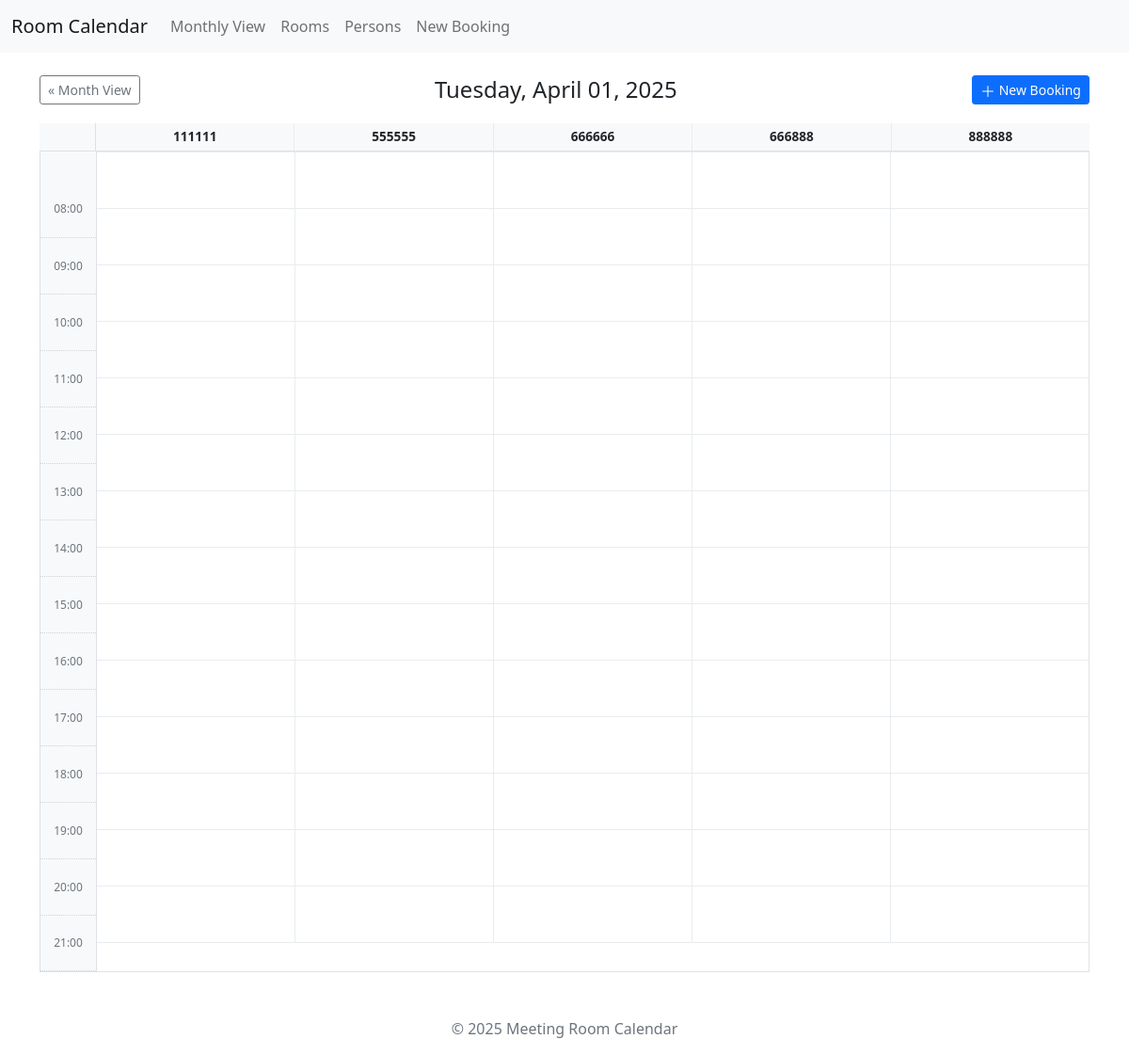
/day/2025/4/1, run on the app's committed database.
### models.py (models this page shows, shortened)
class Room(db.Model):
    id = db.Column(db.Integer, primary_key=True)
    name = db.Column(db.String(80), unique=True, nullable=False)
    bookings = db.relationship('Booking', backref='room', lazy=True, cascade="all, delete-orphan")

### app.py (the view)
@app.route('/day/<int:year>/<int:month>/<int:day>')
def day_view(year, month, day):
    try:
        current_date = date(year, month, day)
    except ValueError:
        flash("Invalid date requested.", "warning")
        return redirect(url_for('month_view'))
    rooms = Room.query.order_by(Room.name).all()
    view_day_start_dt = datetime.combine(current_date, time.min)
    view_day_end_dt = datetime.combine(current_date + timedelta(days=1), time.min)
    bookings_today = Booking.query.filter(
        Booking.start_time < view_day_end_dt,
        Booking.end_time > view_day_start_dt
    ).order_by(Booking.start_time).all()
    bookings_by_room_display = {room.id: [] for room in rooms}
    for booking in bookings_today:
        if booking.room_id in bookings_by_room_display:
             display_params = calculate_display_params(booking, current_date, VIEW_START_HOUR, VIEW_END_HOUR)
             if display_params:
                 display_params['user_name'] = booking.user_name
                 bookings_by_room_display[booking.room_id].append(display_params)
    return render_template('day.html',
                           current_date=current_date,
                           rooms=rooms,
                           bookings_by_room_display=bookings_by_room_display,
                           view_start_hour=VIEW_START_HOUR,
                           view_end_hour=VIEW_END_HOUR,
                           hours_in_view=HOURS_IN_VIEW,
                           pixels_per_hour=PIXELS_PER_HOUR)

### app.py (called while the page is built)
@app.context_processor
def inject_now():
    return {'now': datetime.now()}

### templates/day.html (shortened to what this page needs)
{% extends "layout.html" %}
{% block content %}
<div class="d-flex justify-content-between align-items-center mb-3 flex-wrap">
     <a href="{{ url_for('month_view', year=current_date.year, month=current_date.month) }}" class="btn btn-sm btn-outline-secondary me-2 mb-1">
         « <span class="d-none d-sm-inline">Month View</span>
     </a>
     <h2 class="mb-1 text-center mx-auto h4">{{ current_date.strftime('%A, %B %d, %Y') }}</h2>
      <a href="{{ url_for('booking_form', date=current_date.strftime('%Y-%m-%d')) }}" class="btn btn-sm btn-primary ms-2 mb-1">
          <svg xmlns="http://www.w3.org/2000/svg" width="16" height="16" fill="currentColor" class="bi bi-plus-lg" viewBox="0 0 16 16"> <path fill-rule="evenodd" d="M8 2a.5.5 0 0 1 .5.5v5h5a.5.5 0 0 1 0 1h-5v5a.5.5 0 0 1-1 0v-5h-5a.5.5 0 0 1 0-1h5v-5A.5.5 0 0 1 8 2Z"/> </svg>
          <span class="d-none d-sm-inline">New Booking</span>
      </a>
</div>
<div class="grid-header-row">
    <div class="time-header-cell"> </div>
    {% for room in rooms %} <div class="column-header-cell">{{ room.name }}</div> {% endfor %}
</div>
<div class="calendar-day-grid">
    <div class="time-labels-col">
        {% for hour in range(view_start_hour, view_end_hour) %} <div class="hour-label" style="height: {{ pixels_per_hour }}px;">{{ "%02d:00"|format(hour) }}</div> {% endfor %}
    </div>
    <div class="grid-content-area" id="day-grid-scroll-content">
        {% set total_height = hours_in_view * pixels_per_hour %}
        {% for room in rooms %}
        <div class="room-day-column" style="height: {{ total_height }}px;">
        </div>
        {% endfor %}
    </div>
</div>
{% endblock %}

### templates/layout.html (shortened to what this page needs)
<!DOCTYPE html>
<html lang="en">
<head>
    <link href="https://cdn.jsdelivr.net/npm/bootstrap@5.1.3/dist/css/bootstrap.min.css" rel="stylesheet">
    <link rel="stylesheet" href="{{ url_for('static', filename='css/style.css') }}">
</head>
<body>
    <nav class="navbar navbar-expand-lg navbar-light bg-light mb-4 fixed-top">
        <div class="container-fluid">
            <a class="navbar-brand" href="{{ url_for('month_view') }}">Room Calendar</a>
             <div class="collapse navbar-collapse" id="navbarNav">
                <ul class="navbar-nav me-auto mb-2 mb-lg-0">
                    <li class="nav-item">
                        <a class="nav-link {{ 'active' if request.endpoint == 'month_view' else '' }}" href="{{ url_for('month_view') }}">Monthly View</a>
                    </li>
                    <li class="nav-item">
                        <a class="nav-link {{ 'active' if request.endpoint in ['rooms_list', 'week_room_view'] else '' }}" href="{{ url_for('rooms_list') }}">Rooms</a>
                    </li>
                    <li class="nav-item">
                        <a class="nav-link {{ 'active' if request.endpoint in ['persons_list', 'week_user_view'] else '' }}" href="{{ url_for('persons_list') }}">Persons</a>
                    </li>
                     <li class="nav-item">
                        <a class="nav-link {{ 'active' if request.endpoint == 'booking_form' and not request.view_args.get('booking_id') else '' }}" href="{{ url_for('booking_form') }}">New Booking</a>
                    </li>
                </ul>
             </div>
        </div>
    </nav>
    <div class="container mt-4">
        {% block content %}{% endblock %}
    </div>
    <footer class="mt-5 mb-3 text-center text-muted">
        <p>© {{ now.year }} Meeting Room Calendar</p>
    </footer>
</body>
</html>

### static/css/style.css (style rules this page uses)
html, body { overflow-x: hidden; }
body { padding-top: 56px; }
.calendar-day-grid, .calendar-week-grid { display: flex; border: 1px solid #dee2e6; border-top: none; position: relative; }
.calendar-day-grid { overflow: hidden; }
.time-labels-col { flex: 0 0 60px; border-right: 1px solid #dee2e6; background-color: #f8f9fa; position: relative; box-sizing: border-box; z-index: 5; }
.calendar-day-grid .time-labels-col { padding-top: 31px; }
.hour-label { height: 60px; text-align: center; font-size: 0.75em; color: #6c757d; position: relative; border-top: 1px dotted #ced4da; box-sizing: border-box; display: flex; align-items: center; justify-content: center; }
.time-labels-col .hour-label:first-child { border-top: none; }
.time-labels-col .hour-label:last-child { border-bottom: 1px dotted #ced4da; }
.grid-header-row { display: flex; height: 30px; border-bottom: 1px solid #dee2e6; background-color: #f8f9fa; position: sticky; z-index: 30; }
.grid-header-row > .time-header-cell { flex: 0 0 60px; border-right: 1px solid #dee2e6; }
.grid-header-row .column-header-cell { flex: 1; min-width: 120px; border-right: 1px solid #e9ecef; font-weight: bold; padding: 0 4px; box-sizing: border-box; overflow: hidden; text-overflow: ellipsis; white-space: nowrap; font-size: 0.85em; display: flex; align-items: center; justify-content: center; }
.grid-header-row .column-header-cell:last-child { border-right: none; }
.grid-content-area { display: flex; position: relative; background-image: linear-gradient(to bottom, #e9ecef 1px, transparent 1px); background-size: 100% 60px; background-repeat: repeat-y; background-position-y: 0px; }
.calendar-day-grid > .grid-content-area { flex: 1; overflow-x: auto; }
.room-day-column, .user-week-day-column, .week-room-day-column { flex: 1; min-width: 120px; border-right: 1px solid #e9ecef; position: relative; box-sizing: border-box; }
.room-day-column:last-child, .user-week-day-column:last-child, .week-room-day-column:last-child { border-right: none; }

### data on the page
Room: name "111111", {{ total_height }} 840 (drawn)
Room: name "555555", {{ total_height }} 840 (drawn)
Room: name "666666", {{ total_height }} 840 (drawn)
Room: name "666888", {{ total_height }} 840 (drawn)
Room: name "888888", {{ total_height }} 840 (drawn)

### other printed values
{{ current_date.strftime('%A, %B %d, %Y') }} "Tuesday, April 01, 2025"
{{ "%02d:00"|format(hour) }} "08:00" "09:00" "10:00" "11:00" "12:00" "13:00" "14:00" "15:00" "16:00" "17:00" "18:00" "19:00" "20:00" "21:00"
